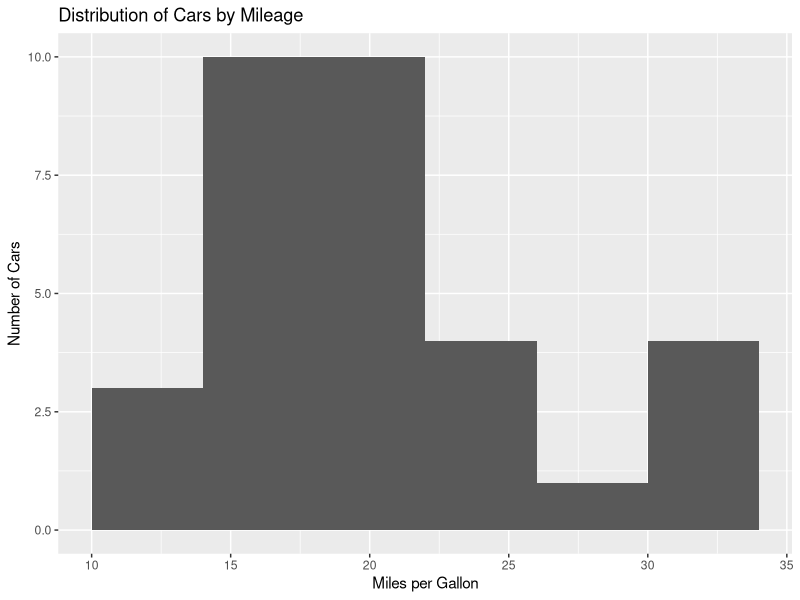
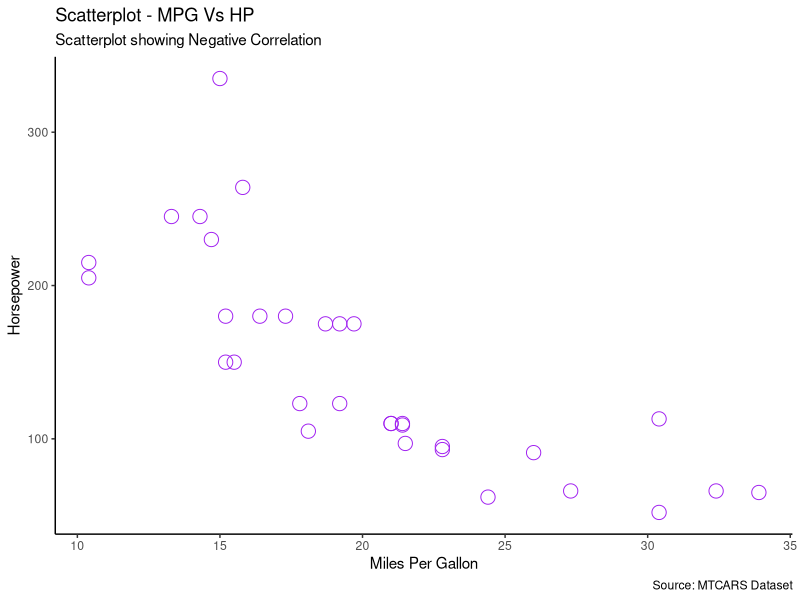

R code for these plots, in order:
str(mtcars)
names(mtcars)
head(mtcars)
summary(mtcars)

library(ggplot2)
ggplot(mtcars, aes(mpg)) +
  geom_histogram(binwidth = 4) + xlab('Miles per Gallon') + ylab('Number of Cars') + 
  ggtitle('Distribution of Cars by Mileage')
#creat scatterplot
#put lables on the plot 
ggplot(mtcars,aes(x = mpg, y = hp))+
  
  geom_point(color = "purple", size = 4.5, shape = 1)+ theme_classic()+
  labs(title = "Scatterplot - MPG Vs HP",
       subtitle = "Scatterplot showing Negative Correlation",
       x = "Miles Per Gallon",
       y = "Horsepower",
       caption = "Source: MTCARS Dataset")
  
